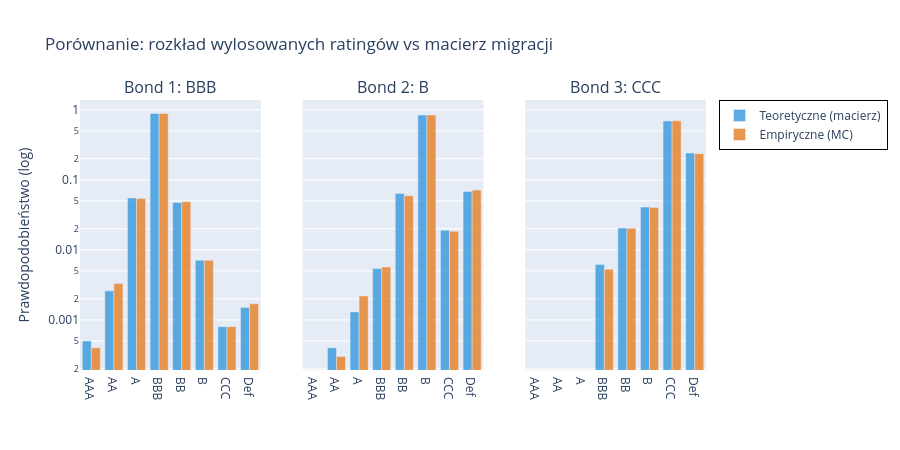

Write notebook code for a chart like this one.
### Markdown cell above
### Jak interpretować wykres

Powyższy wykres skumulowany odpowiada na pytanie o nasze ryzyko i szanse portfela. Linia pokazuje nam, jak bardzo prawdopodobne jest, że wylądujemy poniżej konkretnej kwoty zaznaczonej na osi X, czyli np w okolicach 150 tys. zł widzimy że dystrybuanta pokazuje nam ~3% szans, że nasza wartość portfela będzie niższa bądź równa tym 150 tys. zł.
Co tak naprawdę mówi nam jak prawdopdobne jest że wartość naszego portfela spadnie na taką stratną wycenę.

Im krzywa dystrybuanty na wykresie jest bardziej stroma i przesunięta w prawo, tym bezpieczniejszy jest nasz portfel (oraz idealnie by kumulacja tej dystrybuanty była na prawo od naszego progu rentowności). Dzięki temu wykres jasno pokazuje nam wyliczoną procentową szansę na to, że nasz portfel po symulowanym roku nie przyniesie straty względem zainwestowanego kapitału początkowego.

### Code cell
fig = make_subplots(
    rows=1, cols=3, 
    subplot_titles=[f"Bond {k+1}: {bond['rating']}" for k, bond in enumerate(portfolio)],
    shared_yaxes=True
)

for k, bond in enumerate(portfolio):
    counts = pd.Series(ratings_drawn[:, k]).value_counts().reindex(destinations, fill_value=0)
    emp = counts.values / N
    theo = migration.loc[bond['rating']].values

    # Słupki teoretyczne (brane z macierzy)
    fig.add_trace(
        go.Bar(
            x=destinations, 
            y=theo, 
            name='Teoretyczne (macierz)', 
            marker_color='#3498db', 
            opacity=0.8,
            showlegend=(k == 0)
        ),
        row=1, col=k+1
    )

    # Słupki empiryczne (wynik losowania Monte Carlo)
    fig.add_trace(
        go.Bar(
            x=destinations, 
            y=emp, 
            name='Empiryczne (MC)', 
            marker_color='#e67e22', 
            opacity=0.8,
            showlegend=(k == 0)
        ),
        row=1, col=k+1
    )

fig.update_yaxes(type="log", row=1, col=1, title_text="Prawdopodobieństwo (log)")
fig.update_yaxes(type="log", row=1, col=2)
fig.update_yaxes(type="log", row=1, col=3)

fig.update_layout(
    title_text='Porównanie: rozkład wylosowanych ratingów vs macierz migracji',
    barmode='group',
    legend=dict(
        orientation="v",
        yanchor="top",
        y=1,
        xanchor="left",
        x=1.02,
        bordercolor="Black",
        borderwidth=1
    ),
    height=450
)

fig.show()

### Figure 1 — Plotly figure (JSON) as saved in the notebook; plotly's stock layout.template omitted (floating-point values rounded to 4 significant figures)
{"data": [{"marker": {"color": "#3498db"}, "name": "Teoretyczne (macierz)", "opacity": 0.8, "showlegend": true, "type": "bar", "x": ["AAA", "AA", "A", "BBB", "BB", "B", "CCC", "Def"], "xaxis": "x", "y": [0.0005, 0.0026, 0.0551, 0.8848, 0.0476, 0.0071, 0.0008, 0.0015], "yaxis": "y"}, {"marker": {"color": "#e67e22"}, "name": "Empiryczne (MC)", "opacity": 0.8, "showlegend": true, "type": "bar", "x": ["AAA", "AA", "A", "BBB", "BB", "B", "CCC", "Def"], "xaxis": "x", "y": [0.0004, 0.0033, 0.0542, 0.8839, 0.0486, 0.0071, 0.0008, 0.0017], "yaxis": "y"}, {"marker": {"color": "#3498db"}, "name": "Teoretyczne (macierz)", "opacity": 0.8, "showlegend": false, "type": "bar", "x": ["AAA", "AA", "A", "BBB", "BB", "B", "CCC", "Def"], "xaxis": "x2", "y": [0.0, 0.0004, 0.0013, 0.0054, 0.0635, 0.8422, 0.0191, 0.0681], "yaxis": "y2"}, {"marker": {"color": "#e67e22"}, "name": "Empiryczne (MC)", "opacity": 0.8, "showlegend": false, "type": "bar", "x": ["AAA", "AA", "A", "BBB", "BB", "B", "CCC", "Def"], "xaxis": "x2", "y": [0.0, 0.0003, 0.0022, 0.0057, 0.0591, 0.8429, 0.0185, 0.0713], "yaxis": "y2"}, {"marker": {"color": "#3498db"}, "name": "Teoretyczne (macierz)", "opacity": 0.8, "showlegend": false, "type": "bar", "x": ["AAA", "AA", "A", "BBB", "BB", "B", "CCC", "Def"], "xaxis": "x3", "y": [0.0, 0.0, 0.0, 0.0062, 0.0205, 0.0408, 0.692, 0.2405], "yaxis": "y3"}, {"marker": {"color": "#e67e22"}, "name": "Empiryczne (MC)", "opacity": 0.8, "showlegend": false, "type": "bar", "x": ["AAA", "AA", "A", "BBB", "BB", "B", "CCC", "Def"], "xaxis": "x3", "y": [0.0, 0.0, 0.0, 0.0053, 0.0203, 0.0403, 0.6979, 0.2362], "yaxis": "y3"}], "layout": {"annotations": [{"font": {"size": 16}, "showarrow": false, "text": "Bond 1: BBB", "x": 0.1444, "xanchor": "center", "xref": "paper", "y": 1, "yanchor": "bottom", "yref": "paper"}, {"font": {"size": 16}, "showarrow": false, "text": "Bond 2: B", "x": 0.5, "xanchor": "center", "xref": "paper", "y": 1, "yanchor": "bottom", "yref": "paper"}, {"font": {"size": 16}, "showarrow": false, "text": "Bond 3: CCC", "x": 0.8556, "xanchor": "center", "xref": "paper", "y": 1, "yanchor": "bottom", "yref": "paper"}], "barmode": "group", "height": 450, "legend": {"bordercolor": "Black", "borderwidth": 1, "orientation": "v", "x": 1.02, "xanchor": "left", "y": 1, "yanchor": "top"}, "title": {"text": "Porównanie: rozkład wylosowanych ratingów vs macierz migracji"}, "xaxis": {"anchor": "y", "domain": [0, 0.2889]}, "xaxis2": {"anchor": "y2", "domain": [0.3556, 0.6444]}, "xaxis3": {"anchor": "y3", "domain": [0.7111, 1]}, "yaxis": {"anchor": "x", "domain": [0, 1], "title": {"text": "Prawdopodobieństwo (log)"}, "type": "log"}, "yaxis2": {"anchor": "x2", "domain": [0, 1], "matches": "y", "showticklabels": false, "type": "log"}, "yaxis3": {"anchor": "x3", "domain": [0, 1], "matches": "y", "showticklabels": false, "type": "log"}}}
